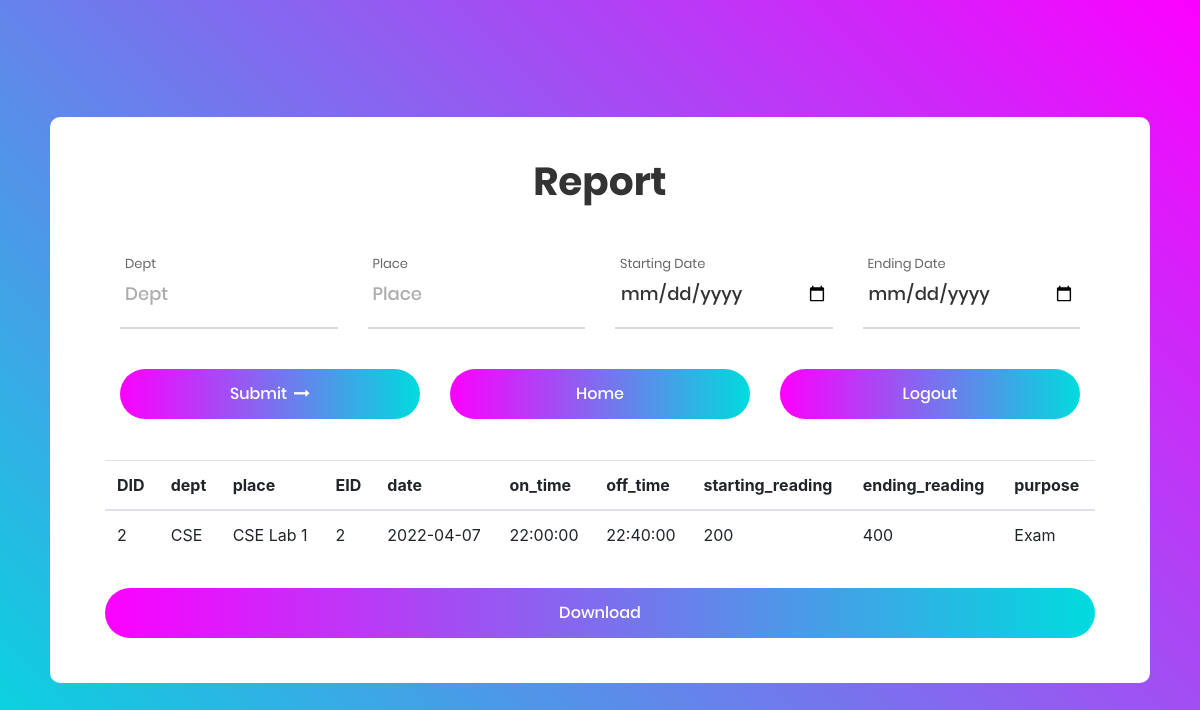
The app's page /user/principal/index.php?place=CSE Lab 1 (signed in) with its own data.
### tables this page shows
CREATE TABLE `details` (
  `id` int(11) NOT NULL,
  `dept` varchar(100) NOT NULL,
  `place` text NOT NULL
);

CREATE TABLE `entry` (
  `id` int(11) NOT NULL,
  `date` date NOT NULL DEFAULT current_timestamp(),
  `on_time` time NOT NULL DEFAULT current_timestamp(),
  `off_time` time NOT NULL DEFAULT current_timestamp(),
  `starting_reading` float NOT NULL,
  `ending_reading` float NOT NULL,
  `purpose` text NOT NULL
);

### user/principal/index.php (the view, shortened to what this page needs)
<?php
	include 'settings.php';
?>
<!DOCTYPE html>
<html lang="en">
<head>
	<link rel="stylesheet" href="../style.css">
	<link href="https://getbootstrap.com/docs/4.3/dist/css/bootstrap.min.css" rel="stylesheet">
</head>
<body>
	<div class="container-contact100">
		<div class="wrap-contact100" style="width:1100px;">
			<form class="contact100-form validate-form" method="GET">
				<span class="contact100-form-title">Report</span>
				<div class="container">
					<div class="row">
						<div class="col-sm">
							<div class="wrap-input100 validate-input" data-validate="Dept is required">
								<span class="label-input100">Dept</span>
								<input class="input100" type="text" list="dept" name="dept" placeholder="Dept" id="Dept" value="" onblur="getPlace(this)">
								<span class="focus-input100"></span>
							</div>
						</div>
						<div class="col-sm">
							<div class="wrap-input100 validate-input" data-validate="Place is required">
								<span class="label-input100">Place</span>
								<input class="input100" type="text" list="place" name="place" placeholder="Place" value="">
								<span class="focus-input100"></span>
							</div>
						</div>
						<div class="col-sm">
							<div class="wrap-input100 validate-input" data-validate="Date is required">
								<span class="label-input100">Starting Date</span>
								<input class="input100" type="date" name="Sdate" placeholder="Date" value="">
								<span class="focus-input100"></span>
							</div>
						</div>
						<div class="col-sm">
							<div class="wrap-input100 validate-input" data-validate="Date is required">
								<span class="label-input100">Ending Date</span>
								<input class="input100" type="date" name="Edate" placeholder="Date" value="">
								<span class="focus-input100"></span>
							</div>
						</div>
					</div>
				</div>
				<div class="container">
					<div class="row">
						<div class="col-sm">
							<div class="container-contact100-form-btn">
								<div class="wrap-contact100-form-btn">
									<div class="contact100-form-bgbtn"></div>
									<button class="contact100-form-btn"><span>Submit<i class="fa fa-long-arrow-right m-l-7" aria-hidden="true"></i></span></button>
								</div>
							</div>
						</div>
						<div class="col-sm">
							<div class="container-contact100-form-btn">
								<div class="wrap-contact100-form-btn">
									<div class="contact100-form-bgbtn"></div>
									<a href="index.php" class="contact100-form-btn">Home</a>
								</div>
							</div>
						</div>
						<div class="col-sm">
							<div class="container-contact100-form-btn">
								<div class="wrap-contact100-form-btn">
									<div class="contact100-form-bgbtn"></div>
									<a href="../../includes/logout.php" class="contact100-form-btn">Logout</a>
								</div>
							</div>
						</div>
					</div>
				</div>
				<?php
					if(isset($_GET['place'])) {
						$condition = '';
						if($_GET['place'] != '') {
							$condition .= " AND details.place = '".$_GET['place']."'";
						}
						$sql = "SELECT details.id as 'DID', details.dept, details.place, entry.`id` as 'EID', entry.`date`, entry.`on_time`, entry.`off_time`, entry.`starting_reading`, entry.`ending_reading`, entry.`purpose` FROM details, entry, relation WHERE
						relation.details = details.id AND relation.entry = entry.`id` ".$condition." ORDER BY `details`.`dept`, `details`.`place` ASC";
						$result = mysqli_query($conn, $sql);
						echo '<table class="cont table table-hover" style="margin-top:41px;"><thead><tr>';
						$outputData = array();
						if (mysqli_num_rows($result) > 0) {
							while($row = mysqli_fetch_assoc($result)) {
								if(empty($outputData)) {
									$outputData = $row;
									foreach($outputData as $col => $val) {
										echo "<th scope='col'>" . $col . '</th>';
									}
									echo '</tr></thead><tbody>';
								}
								echo '<tr>';
								foreach($row as $data) {
									echo '<td>'.$data.'</td>';
								}
								echo '</tr>';
							}
						}
						echo '</tbody></table>';
				?>
			<div class="container-contact100-form-btn">
				<div class="wrap-contact100-form-btn">
					<div class="contact100-form-bgbtn"></div>
						<a href="<?php echo 'index.php?place='.$_GET['place'].'&Sdate='.$_GET['Sdate'].'&Edate='.$_GET['Edate'].'&csv='; ?>" class="contact100-form-btn">Download</a>
					</div>
				</div>
			</div>
				<?php
					}
				?>
		</div>
</body>
</html>

### records on screen
details: col "DID", col "dept", col "place", col "EID", col "date", col "on_time", col "off_time", col "starting_reading", col "ending_reading", col "purpose", data "2", dept "CSE", place "CSE Lab 1", entry.date "2022-04-07", entry.on_time "22:00:00", entry.off_time "22:40:00", entry.starting_reading "200", entry.ending_reading "400", entry.purpose "Exam"
